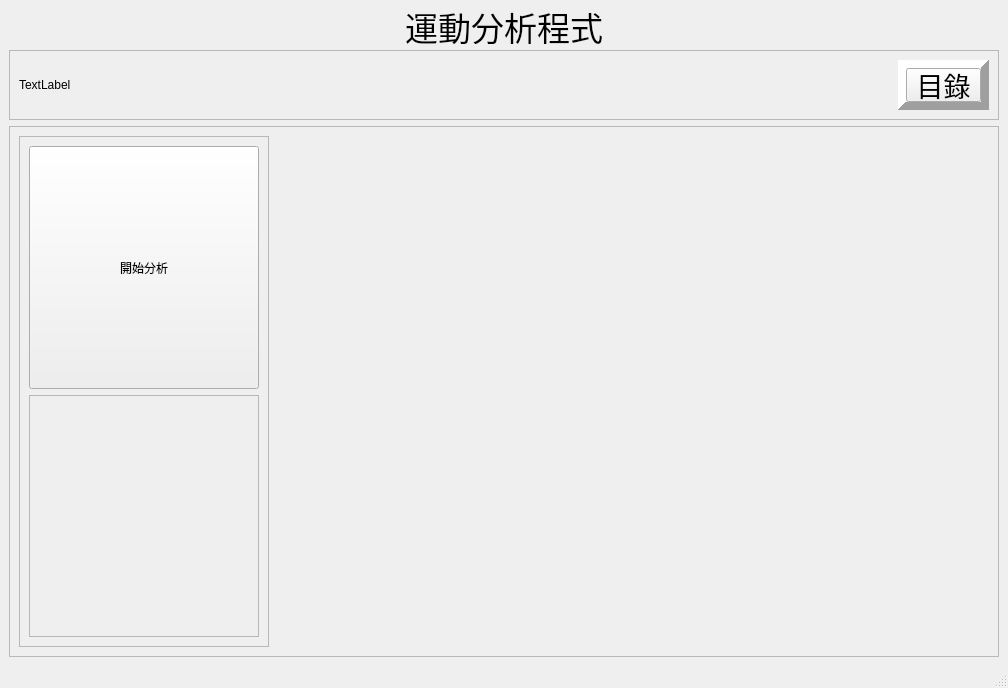
<?xml version="1.0" encoding="UTF-8"?>
<ui version="4.0">
 <class>MainWindow</class>
 <widget class="QMainWindow" name="MainWindow">
  <property name="geometry">
   <rect>
    <x>0</x>
    <y>0</y>
    <width>1008</width>
    <height>688</height>
   </rect>
  </property>
  <property name="windowTitle">
   <string>MainWindow</string>
  </property>
  <widget class="QWidget" name="centralwidget">
   <layout class="QVBoxLayout" name="verticalLayout">
    <item>
     <widget class="QLabel" name="label">
      <property name="maximumSize">
       <size>
        <width>16777215</width>
        <height>35</height>
       </size>
      </property>
      <property name="font">
       <font>
        <pointsize>25</pointsize>
       </font>
      </property>
      <property name="text">
       <string>運動分析程式</string>
      </property>
      <property name="alignment">
       <set>Qt::AlignmentFlag::AlignCenter</set>
      </property>
     </widget>
    </item>
    <item>
     <widget class="QFrame" name="frame_3">
      <property name="maximumSize">
       <size>
        <width>16777215</width>
        <height>70</height>
       </size>
      </property>
      <property name="frameShape">
       <enum>QFrame::Shape::StyledPanel</enum>
      </property>
      <property name="frameShadow">
       <enum>QFrame::Shadow::Plain</enum>
      </property>
      <layout class="QHBoxLayout" name="horizontalLayout_2">
       <item>
        <widget class="QLabel" name="label_2">
         <property name="text">
          <string>TextLabel</string>
         </property>
        </widget>
       </item>
       <item>
        <widget class="QFrame" name="frame_4">
         <property name="sizePolicy">
          <sizepolicy hsizetype="Fixed" vsizetype="Preferred">
           <horstretch>0</horstretch>
           <verstretch>0</verstretch>
          </sizepolicy>
         </property>
         <property name="frameShape">
          <enum>QFrame::Shape::Panel</enum>
         </property>
         <property name="frameShadow">
          <enum>QFrame::Shadow::Raised</enum>
         </property>
         <property name="lineWidth">
          <number>8</number>
         </property>
         <property name="midLineWidth">
          <number>6</number>
         </property>
         <layout class="QHBoxLayout" name="horizontalLayout_3">
          <property name="spacing">
           <number>0</number>
          </property>
          <property name="leftMargin">
           <number>0</number>
          </property>
          <property name="topMargin">
           <number>0</number>
          </property>
          <property name="rightMargin">
           <number>0</number>
          </property>
          <property name="bottomMargin">
           <number>0</number>
          </property>
          <item>
           <widget class="QPushButton" name="btnBrowse">
            <property name="sizePolicy">
             <sizepolicy hsizetype="Maximum" vsizetype="Preferred">
              <horstretch>0</horstretch>
              <verstretch>0</verstretch>
             </sizepolicy>
            </property>
            <property name="maximumSize">
             <size>
              <width>75</width>
              <height>16777215</height>
             </size>
            </property>
            <property name="font">
             <font>
              <pointsize>20</pointsize>
              <italic>false</italic>
              <bold>false</bold>
              <underline>false</underline>
              <strikeout>false</strikeout>
             </font>
            </property>
            <property name="layoutDirection">
             <enum>Qt::LayoutDirection::LeftToRight</enum>
            </property>
            <property name="text">
             <string>目錄</string>
            </property>
            <property name="autoExclusive">
             <bool>false</bool>
            </property>
           </widget>
          </item>
         </layout>
        </widget>
       </item>
      </layout>
     </widget>
    </item>
    <item>
     <widget class="QFrame" name="frame">
      <property name="frameShape">
       <enum>QFrame::Shape::StyledPanel</enum>
      </property>
      <property name="frameShadow">
       <enum>QFrame::Shadow::Raised</enum>
      </property>
      <property name="lineWidth">
       <number>14</number>
      </property>
      <layout class="QHBoxLayout" name="horizontalLayout">
       <item>
        <widget class="QFrame" name="frame_2">
         <property name="maximumSize">
          <size>
           <width>250</width>
           <height>16777215</height>
          </size>
         </property>
         <property name="frameShape">
          <enum>QFrame::Shape::StyledPanel</enum>
         </property>
         <property name="frameShadow">
          <enum>QFrame::Shadow::Raised</enum>
         </property>
         <layout class="QVBoxLayout" name="verticalLayout_2">
          <item>
           <widget class="QPushButton" name="btnStartAlysis">
            <property name="sizePolicy">
             <sizepolicy hsizetype="Minimum" vsizetype="Preferred">
              <horstretch>0</horstretch>
              <verstretch>0</verstretch>
             </sizepolicy>
            </property>
            <property name="autoFillBackground">
             <bool>false</bool>
            </property>
            <property name="text">
             <string>開始分析</string>
            </property>
            <property name="autoDefault">
             <bool>false</bool>
            </property>
            <property name="default">
             <bool>false</bool>
            </property>
            <property name="flat">
             <bool>false</bool>
            </property>
           </widget>
          </item>
          <item>
           <widget class="QFrame" name="frame_5">
            <property name="frameShape">
             <enum>QFrame::Shape::StyledPanel</enum>
            </property>
            <property name="frameShadow">
             <enum>QFrame::Shadow::Raised</enum>
            </property>
           </widget>
          </item>
         </layout>
        </widget>
       </item>
       <item>
        <widget class="QWidget" name="widget" native="true">
         <property name="toolTipDuration">
          <number>-6</number>
         </property>
        </widget>
       </item>
      </layout>
     </widget>
    </item>
   </layout>
  </widget>
  <widget class="QMenuBar" name="menubar">
   <property name="geometry">
    <rect>
     <x>0</x>
     <y>0</y>
     <width>1008</width>
     <height>33</height>
    </rect>
   </property>
  </widget>
  <widget class="QStatusBar" name="statusbar"/>
 </widget>
 <resources/>
 <connections/>
</ui>
